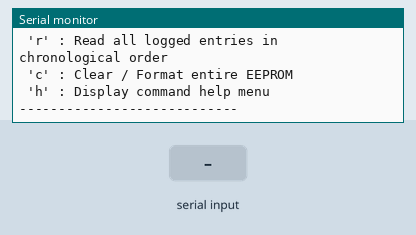
Recording of a sketch running on a simulated Arduino Uno, built with avr-gcc and run on an emulated ATmega328P. On the bench: the last lines printed to the serial monitor. Inputs (shaded band) come from the test bench. EEPROM starts erased.

Above: at 1.7 s.
1.8 s: "w\n" received over Serial
At 3.0 s:
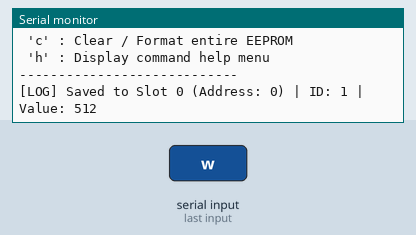
3.3 s: byte 114 ('r') received over Serial
At 3.37 s:
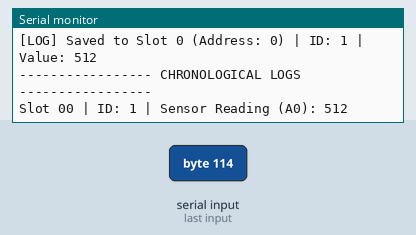
4.8 s: byte 99 ('c') received over Serial
At 5.3 s:
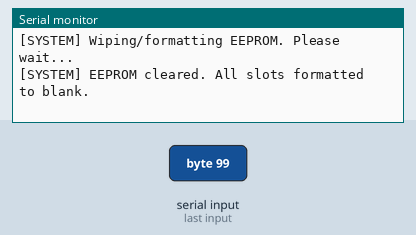
6.3 s: byte 82 ('R') received over Serial
At 6.37 s:
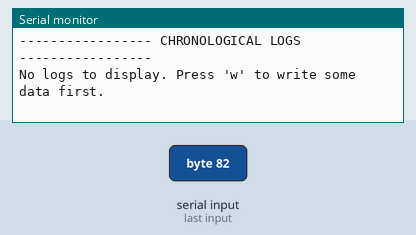

Measured:
- after the input at 1.8 s, the serial monitor: prints a new line at once (image 1)
- after the input at 3.3 s, the serial monitor: prints a new line at once (image 2)
- after the input at 4.8 s, the serial monitor: prints a new line at once (image 3)
- after the input at 6.3 s, the serial monitor: prints a new line after 0.06 s (image 4)

The sketch:

Day_30_EEPROM_Logger.ino
```cpp
/*
 * 100 Projects with Arduino - Day 30
 * Project: EEPROM Data Logger (Wear-Leveling Ring Buffer)
 *
 * DESCRIPTION:
 * This project implements a robust non-volatile data logger using the Arduino's built-in EEPROM.
 * To meet professional mechatronics and safety standards:
 * 1. Wear-Leveling Ring Buffer: Instead of writing repeatedly to the same memory addresses
 *    (which destroys the silicon), this sketch distributes writes across all 1024 bytes of the
 * EEPROM, increasing the maximum lifespan of the memory by a factor of 128 (over 12 million
 * writes).
 * 2. Data Integrity Checksums: Calculates a checksum for every struct entry to verify that data
 *    has not been corrupted by memory fade.
 * 3. Write-Through Mitigation: Uses `EEPROM.put()` which executes write gating (only burning cells
 *    if the values have changed).
 * 4. Interactive Serial Shell: Provides commands to write simulated logs, read the log buffer
 *    chronologically, and wipe/format the EEPROM.
 *
 * EEPROM HARDWARE THEORY:
 * - Floating Gate Transistors: EEPROM (Electrically Erasable Programmable Read-Only Memory) uses
 * floating-gate transistors to trap electrons to store bits. Program/erase cycles require high
 * voltages generated internally, which slowly degrades the oxide insulation layer. The microchip's
 * internal EEPROM is rated for approximately 100,000 write/erase cycles per byte.
 * - Why Wear Leveling?
 *   If a robot logs data to address 0 every 10 seconds, that byte will wear out and fail in
 * just 11.5 days! By spreading data updates across the entire memory space sequentially, we ensure
 * the entire chip wears out together, drastically prolonging active service life.
 *
 * WIRING:
 * No external components are strictly required as this runs on the Arduino's internal EEPROM.
 * To simulate real-world logging, you can attach an analog sensor (like a potentiometer or LDR) to
 * Pin A0.
 */

#include <EEPROM.h>

// --- STRUCT DEFINITIONS ---
struct LogEntry {
  uint32_t
      logID;  // 4 bytes: Monotonically increasing identifier (used to find chronological order)
  uint16_t sensorValue;  // 2 bytes: Raw ADC data (e.g. from A0)
  uint16_t checksum;     // 2 bytes: Checks data integrity (logID + sensorValue)
};  // Total size = 8 bytes per entry

// --- EEPROM SIZE & SLOT CONFIGURATION ---
const int EEPROM_SIZE = 1024;                    // 1024 bytes available on ATmega328P
const int ENTRY_SIZE = sizeof(LogEntry);         // 8 bytes
const int NUM_SLOTS = EEPROM_SIZE / ENTRY_SIZE;  // 1024 / 8 = 128 log slots

// --- STATE VARIABLES ---
int activeSlotIndex = -1;  // Index of the slot containing the newest log (-1 if empty/unformatted)
uint32_t nextLogID = 1;    // The next ID to write

void setup() {
  Serial.begin(9600);

  Serial.println("==================================================");
  Serial.println("Day 30: EEPROM Data Logger with Wear-Leveling");
  Serial.println("==================================================");
  Serial.print("[SYSTEM] EEPROM Size: ");
  Serial.print(EEPROM_SIZE);
  Serial.print(" bytes | Struct size: ");
  Serial.print(ENTRY_SIZE);
  Serial.print(" bytes | Total slots: ");
  Serial.println(NUM_SLOTS);

  // Scan the EEPROM on boot to find the write head and chronological sequence
  scanEEPROM();

  printShellMenu();
}

void loop() {
  // Check for incoming serial commands to simulate data logger interface
  if (Serial.available() > 0) {
    char cmd = Serial.read();

    // Ignore newline/carriage return characters
    if (cmd == '\n' || cmd == '\r') return;

    switch (cmd) {
      case 'w':
      case 'W':
        logSensorValue();
        break;

      case 'r':
      case 'R':
        readAllLogs();
        break;

      case 'c':
      case 'C':
        formatEEPROM();
        break;

      case 'h':
      case 'H':
        printShellMenu();
        break;

      default:
        Serial.print("[SHELL] Unknown command: '");
        Serial.print(cmd);
        Serial.println("' - Press 'h' for help.");
        break;
    }
  }
}

/**
 * Scans all slots in the EEPROM.
 * Validates checksums and finds the slot containing the maximum Log ID to locate the write head.
 */
void scanEEPROM() {
  Serial.println("[SYSTEM] Scanning EEPROM memory map...");
  uint32_t maxLogID = 0;
  int newestSlot = -1;
  int validCount = 0;

  for (int i = 0; i < NUM_SLOTS; i++) {
    LogEntry temp;
    int address = i * ENTRY_SIZE;
    EEPROM.get(address, temp);

    // Validate entry integrity using the checksum
    uint16_t calculatedCheck = calculateChecksum(temp.logID, temp.sensorValue);

    if (temp.checksum == calculatedCheck && temp.logID > 0 && temp.logID != 0xFFFFFFFF) {
      validCount++;
      if (temp.logID > maxLogID) {
        maxLogID = temp.logID;
        newestSlot = i;
      }
    }
  }

  if (newestSlot != -1) {
    activeSlotIndex = newestSlot;
    nextLogID = maxLogID + 1;
    Serial.print("[SYSTEM] Boot scan finished. Found ");
    Serial.print(validCount);
    Serial.print(" valid records. Newest log in Slot: ");
    Serial.print(activeSlotIndex);
    Serial.print(" (LogID: ");
    Serial.print(maxLogID);
    Serial.println(")");
  } else {
    activeSlotIndex = -1;
    nextLogID = 1;
    Serial.println(
        "[SYSTEM] Boot scan finished. No valid records found (EEPROM empty or cleared).");
  }
}

/**
 * Formulates a simple checksum for data validation.
 */
uint16_t calculateChecksum(uint32_t id, uint16_t value) {
  return (uint16_t)((id & 0xFFFF) + ((id >> 16) & 0xFFFF) + value);
}

/**
 * Captures an analog reading and logs it to the next ring buffer slot.
 */
void logSensorValue() {
  // Read A0 (simulated log input). If pin is floating, will yield noise, which is fine!
  uint16_t sensorVal = analogRead(A0);

  // Determine target slot (increment and wrap around)
  int targetSlot = (activeSlotIndex + 1) % NUM_SLOTS;
  int targetAddress = targetSlot * ENTRY_SIZE;

  // Populate log struct
  LogEntry entry;
  entry.logID = nextLogID;
  entry.sensorValue = sensorVal;
  entry.checksum = calculateChecksum(entry.logID, entry.sensorValue);

  // Write to EEPROM using put() which optimizes write counts (uses EEPROM.update)
  EEPROM.put(targetAddress, entry);

  // Update system tracking pointers
  activeSlotIndex = targetSlot;
  nextLogID++;

  Serial.print("[LOG] Saved to Slot ");
  Serial.print(targetSlot);
  Serial.print(" (Address: ");
  Serial.print(targetAddress);
  Serial.print(") | ID: ");
  Serial.print(entry.logID);
  Serial.print(" | Value: ");
  Serial.println(entry.sensorValue);
}

/**
 * Reads and displays all valid logs in chronological order.
 */
void readAllLogs() {
  Serial.println("\n----------------- CHRONOLOGICAL LOGS -----------------");
  int printCount = 0;

  // To print chronologically in a wrapped ring buffer, we need to sort or scan.
  // The simplest, most educational sorting logic for Arduino is to sweep from
  // the oldest possible log ID up to the active slot log ID.
  // We can sweep the array sequentially but print them sorted by LogID.
  // A clean way is to allocate a temporary index map or simply run a loop:

  for (uint32_t targetID = (nextLogID > NUM_SLOTS ? nextLogID - NUM_SLOTS : 1);
       targetID < nextLogID; targetID++) {
    // Find the slot with this ID
    for (int i = 0; i < NUM_SLOTS; i++) {
      LogEntry temp;
      EEPROM.get(i * ENTRY_SIZE, temp);

      if (temp.logID == targetID) {
        uint16_t calcCheck = calculateChecksum(temp.logID, temp.sensorValue);
        if (temp.checksum == calcCheck) {
          Serial.print("Slot ");
          if (i < 10) Serial.print("0");
          Serial.print(i);
          Serial.print(" | ID: ");
          Serial.print(temp.logID);
          Serial.print(" | Sensor Reading (A0): ");
          Serial.println(temp.sensorValue);
          printCount++;
        }
      }
    }
  }

  if (printCount == 0) {
    Serial.println("No logs to display. Press 'w' to write some data first.");
  }
  Serial.println("------------------------------------------------------");
}

/**
 * Clears/Resets the EEPROM by writing 0xFF (erased state) to all bytes.
 */
void formatEEPROM() {
  Serial.println("[SYSTEM] Wiping/formatting EEPROM. Please wait...");

  for (int i = 0; i < EEPROM_SIZE; i++) {
    EEPROM.update(i, 0xFF);  // Sets each byte to standard factory-erased state
  }

  activeSlotIndex = -1;
  nextLogID = 1;
  Serial.println("[SYSTEM] EEPROM cleared. All slots formatted to blank.");
}

/**
 * Helper to display shell controls.
 */
void printShellMenu() {
  Serial.println("\n--- INTERACTIVE COMMANDS ---");
  Serial.println(" 'w' : Read sensor and Write log entry (Ring buffer)");
  Serial.println(" 'r' : Read all logged entries in chronological order");
  Serial.println(" 'c' : Clear / Format entire EEPROM");
  Serial.println(" 'h' : Display command help menu");
  Serial.println("----------------------------");
}
```
